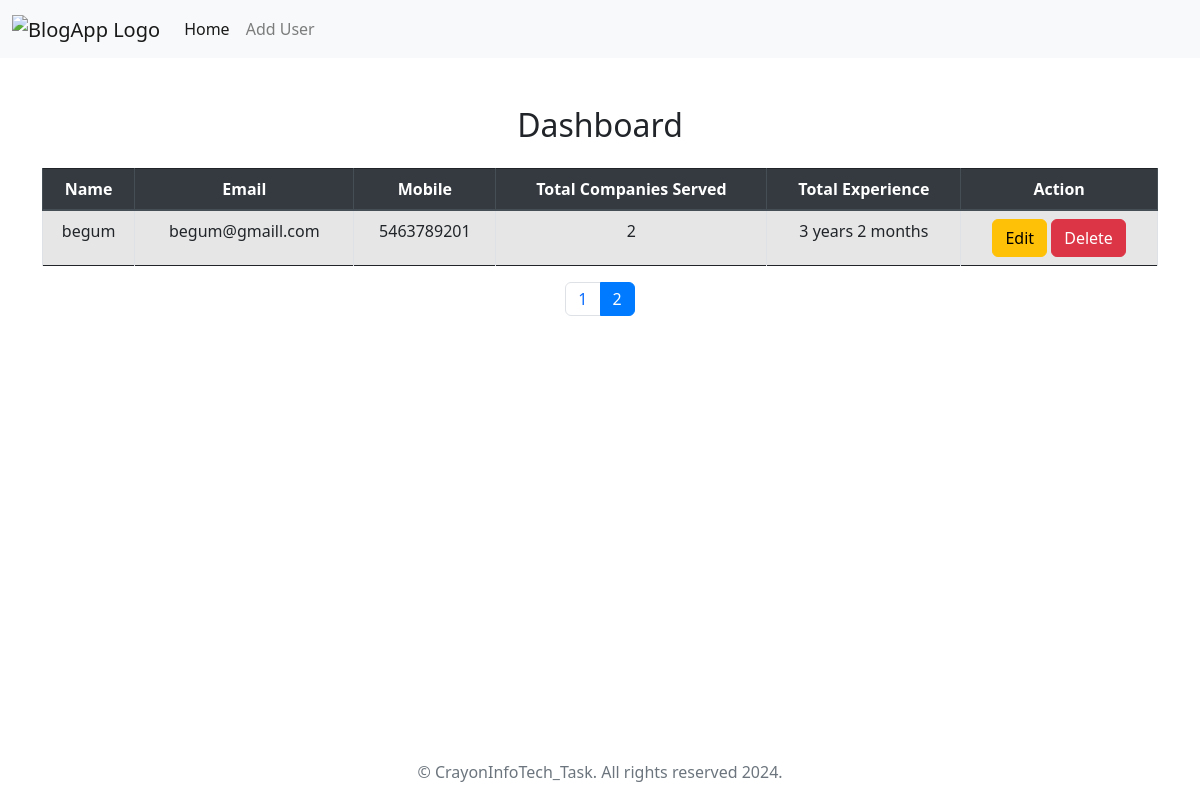
Screenshot of /?page=2 with the database file from the repository.
### tables this page shows
CREATE TABLE `users` (
  `id` int(11) NOT NULL,
  `name` varchar(100) NOT NULL,
  `email` varchar(100) NOT NULL,
  `mobile` varchar(15) NOT NULL,
  `gender` enum('Male','Female','Other') NOT NULL
);

### index.php (the view, shortened to what this page needs)
<!doctype html>
<html lang="en">
<head>
  <link rel="stylesheet" href="https://stackpath.bootstrapcdn.com/bootstrap/4.5.2/css/bootstrap.min.css">
  <link href="https://cdn.jsdelivr.net/npm/bootstrap@5.2.1/dist/css/bootstrap.min.css" rel="stylesheet"
>
</head>
<body>
  <header>
    <nav class="navbar navbar-expand-lg navbar-light bg-light">
      <div class="container-fluid">
        <a class="navbar-brand" href="#"> <div class="logo-image">
            <img src="https://static.vecteezy.com/system/resources/thumbnails/038/516/357/small_2x/ai-generated-eagle-logo-design-in-black-style-on-transparant-background-png.png" alt="BlogApp Logo" width="50" height="50" className="d-inline-block align-top" />
      </div></a>
        <div class="collapse navbar-collapse" id="navbarNav">
          <ul class="navbar-nav">
            <li class="nav-item">
              <a class="nav-link active" aria-current="page" href="index.php">Home</a>
            </li>
            <li class="nav-item">
              <a class="nav-link" href="adduser.html">Add User</a>
            </li>
          </ul>
        </div>
      </div>
    </nav>
  </header>
  <main>
    <?php
    $servername = "localhost";
    $username = "root";
    $password = "";
    $db = "management";
    $conn = mysqli_connect($servername, $username, $password, $db);
    $records_per_page = 5;
    $current_page = isset($_GET['page']) ? (int)$_GET['page'] : 1;
    $current_page = max(1, $current_page);
    $offset = ($current_page - 1) * $records_per_page;
    $sql_count = "SELECT COUNT(*) as total FROM users";
    $result_count = mysqli_query($conn, $sql_count);
    $row_count = mysqli_fetch_assoc($result_count);
    $total_records = $row_count['total'];
    $total_pages = ceil($total_records / $records_per_page);
    $sql = "SELECT u.id, u.name, u.email, u.mobile,
                   COUNT(e.company) AS total_companies,
                   SUM(e.years) AS total_years,
                   SUM(e.months) AS total_months
            FROM users u
            LEFT JOIN experiences e ON u.id = e.user_id
            GROUP BY u.id
            LIMIT $offset, $records_per_page";
    $result = mysqli_query($conn, $sql);
    if (mysqli_num_rows($result) > 0) {
      echo "<div class='container mt-5'>
              <h2 class='text-center mb-4'>Dashboard</h2>
              <div class='d-flex justify-content-center'>
                <div class='table-responsive'>
                  <table class='table table-bordered table-striped text-center'>
                    <thead class='thead-dark'>
                      <tr>
                        <th>Name</th>
                        <th>Email</th>
                        <th>Mobile</th>
                        <th>Total Companies Served</th>
                        <th>Total Experience</th>
                        <th>Action</th>
                      </tr>
                    </thead>
                    <tbody>";
      while ($rows = mysqli_fetch_assoc($result)) {
        $total_months = $rows['total_months'];
        $total_years = $rows['total_years'];
        $total_experience_years = $total_years + floor($total_months / 12);
        $remaining_months = $total_months % 12;
        echo "<tr>
                <td>{$rows['name']}</td>
                <td>{$rows['email']}</td>
                <td>{$rows['mobile']}</td>
                <td>{$rows['total_companies']}</td>
                <td>{$total_experience_years} years {$remaining_months} months</td>
                <td>
                  <a class='btn btn-warning' href='editform.php?id={$rows['id']}' role='button'>Edit</a>
                  <a class='btn btn-danger' href='delete.php?id={$rows['id']}' role='button'>Delete</a>
                </td>
              </tr>";
      }
      echo "    </tbody>
                </table>
              </div>
            </div>";
      echo "<nav aria-label='Page navigation'>
              <ul class='pagination justify-content-center'>";
      for ($i = 1; $i <= $total_pages; $i++) {
        $active = ($i == $current_page) ? ' active' : '';
        echo "<li class='page-item$active'><a class='page-link' href='?page=$i'>$i</a></li>";
      }
      echo "    </ul>
            </nav>";
    } else {
      echo "<div class='container mt-4'><div class='alert alert-warning' role='alert'>No Record Found!</div></div>";
    }
    ?>
  </main>
  <div>
        <center>
          <footer class="footer mt-auto py-3 fixed-bottom">
            <div class="container">
              <span class="text-muted">
                &copy; CrayonInfoTech_Task. All rights reserved 2024.
              </span>
            </div>
          </footer>
        </center>
      </div>
</body>
</html>

### rows the page displays
users: name "begum", email "begum@gmaill.com", mobile "5463789201", total_companies "2", total_experience_years "3", remaining_months "2"
